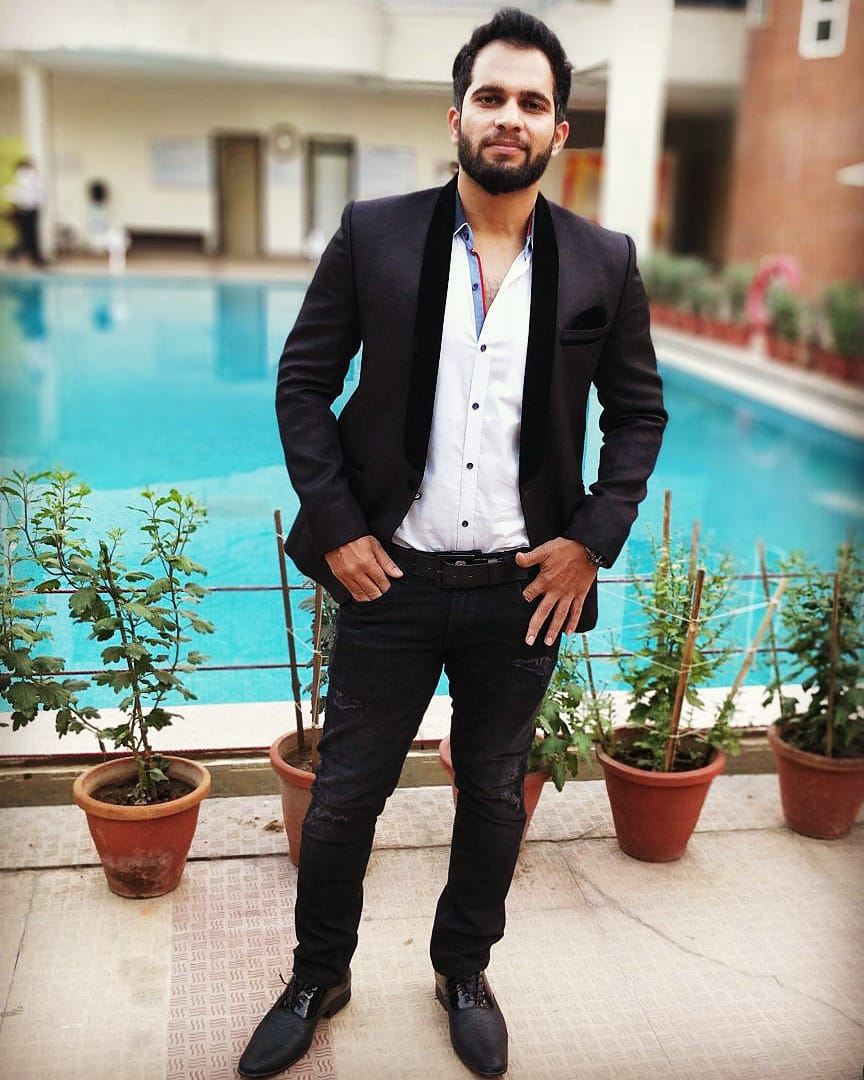
#> input picture images/Harish.jpg, 864 x 1080 px
$ python imageDraw.py
#> lines starting #> are read from the running program, lines starting #| are printed output that depends on the picture
from PIL import Image, ImageFilter, ImageDraw
import numpy
import PIL

harishImage = PIL.Image.open("Harish.jpg")
#> harishImage is the input picture: PIL image 864x1080 RGB; mean R, G, B 138.2, 142, 132.4
drawImage = ImageDraw.Draw(harishImage)
drawImage.line((0, 0) + harishImage.size, fill=128, width=10)
drawImage.line((0, harishImage.size[1], harishImage.size[0], 0), fill=128, width=10)
# harishImage.show()

drawImage.arc([(0, 0), (800, 1000)],30,60,fill ="green",width=10)
harishImage.show()
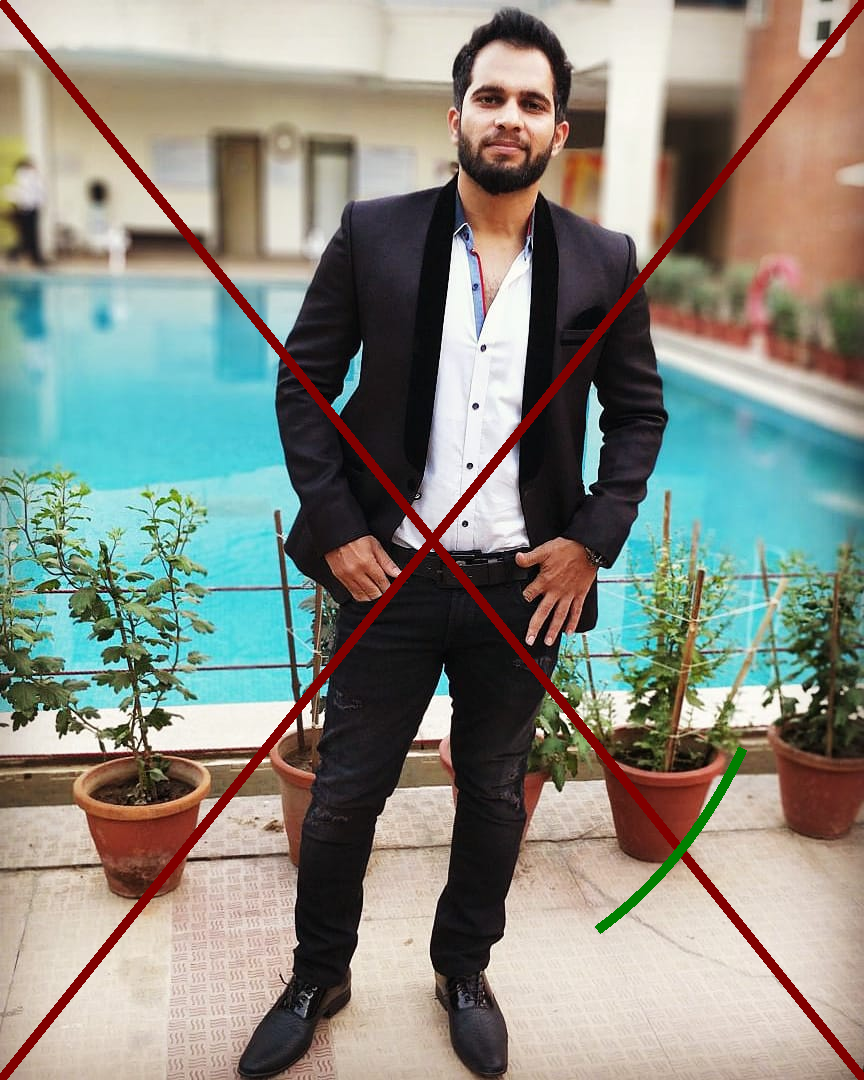
#> shown: PIL image 864x1080 RGB; mean R, G, B 137.6, 138.6, 129
